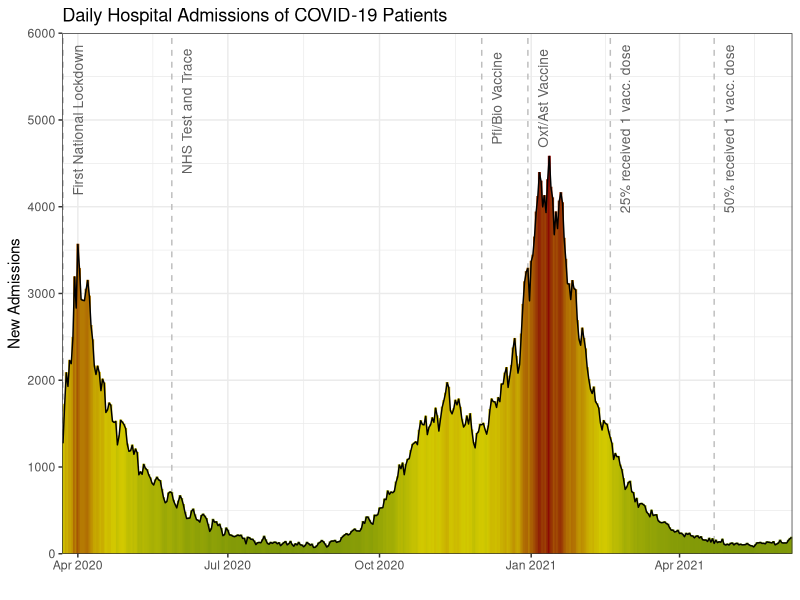
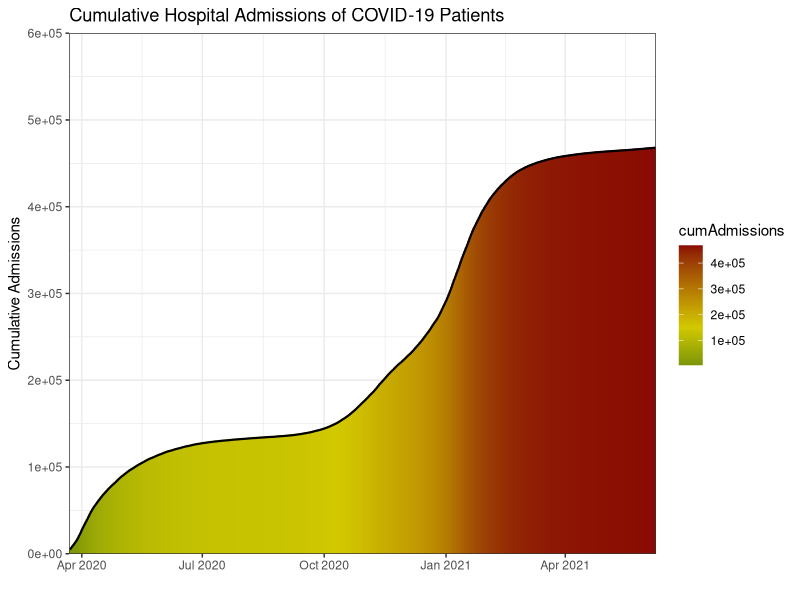
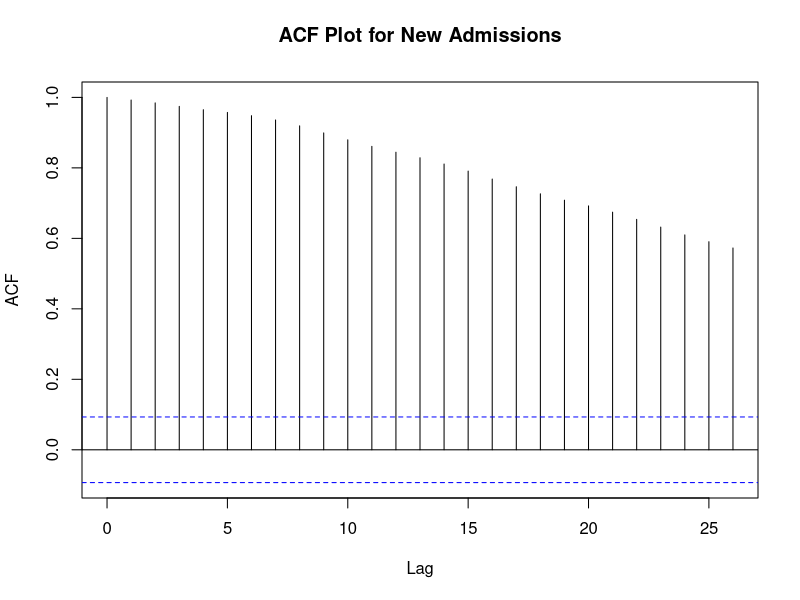
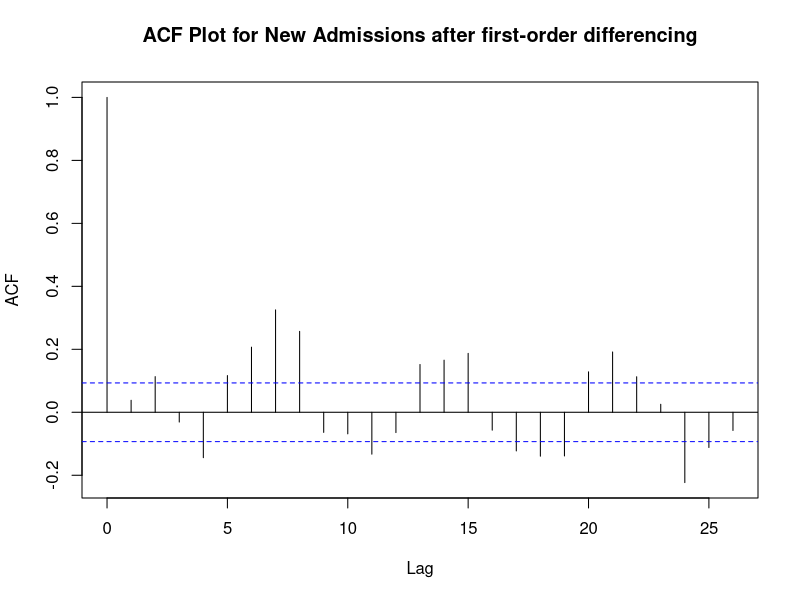
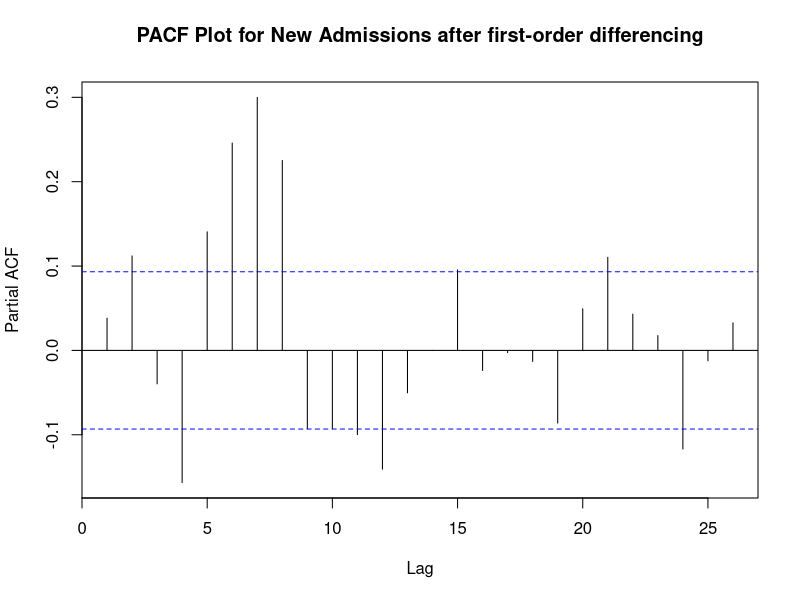
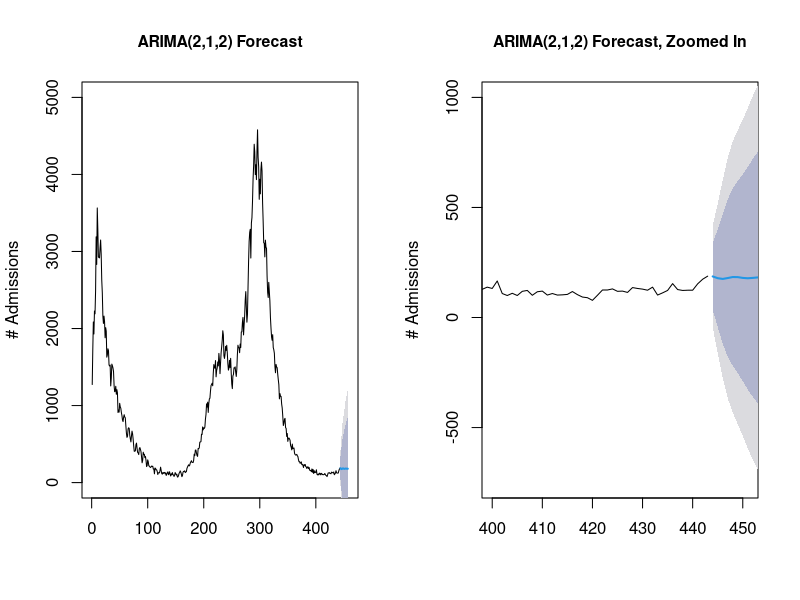

Write R code to recreate these figures, in order. (Note: this script raises an error after producing the figures.)

# Install/load packages ---------------------------------------------------
list_of_packages <- c("ggplot2", "dplyr", "magrittr", "gridExtra", "GGally",
                      "ggrepel", "forecast")
new_packages <- list_of_packages[!(list_of_packages %in% installed.packages()[,"Package"])]
if(length(new_packages)) install.packages(new_packages)

lapply(list_of_packages, require, character.only = TRUE)
rm(list_of_packages, new_packages)

# Load the data -----------------------------------------------------------

original_df <- read.csv('data_2021-Jun-28.csv')

# Validity check ----------------------------------------------------------

# Look at the overall structure of the data
str(original_df)

# Check for missing values
original_df[rowSums(is.na(original_df)) != 0,]

# Prepare data ------------------------------------------------------------

# Remove unnecessary columns
df <- original_df %>% select(-c("areaType", "areaName", "areaCode"))

# Format 'date' as a date object
df$date <- as.Date(df$date)
str(df)
summary(df)

# Splitting data into training and test set -------------------------------

# Specify the number of days that should be in the test set
no_days = 14
# Make the split into a training and a test set
test_df <- df %>% top_n(no_days) %>% arrange(date)
train_df <- df %>% top_n(-(nrow(df) - no_days)) %>% arrange(date)

rm(original_df, no_days)

# EDA ---------------------------------------------------------------------

summary(train_df)

#### Plot the daily new admissions ####
ggplot(data = train_df,
       aes(x = date,
           y = newAdmissions)) +
  # Add all relevant vertical lines
  geom_vline(xintercept = c(as.Date('2020-03-23'),
                            as.Date('2020-05-28'),
                            as.Date('2020-12-02'),
                            as.Date('2020-12-30'),
                            as.Date('2021-02-18'),
                            as.Date('2021-04-22')),
             linetype = 2, color = 'grey') +
  
  # Annotate the vertical lines
  annotate(x = as.Date('2020-03-23'), y = 5000, label = "First National Lockdown",
           vjust = 2, geom = "text", angle = 90, size = 3.5, col = '#616161') +
  annotate(x = as.Date('2020-05-28'), y = 5100, label = "NHS Test and Trace",
           vjust = 2, geom = "text", angle = 90, size = 3.5, col = '#616161') +
  annotate(x = as.Date('2020-12-02'), y = 5250, label = "Pfi/Bio Vaccine",
           vjust = 2, geom = "text", angle = 90, size = 3.5, col = '#616161') +
  annotate(x = as.Date('2020-12-30'), y = 5250, label = "Oxf/Ast Vaccine",
           vjust = 2, geom = "text", angle = 90, size = 3.5, col = '#616161') +
  annotate(x = as.Date('2021-02-18'), y = 4900, label = "25% received 1 vacc. dose",
           vjust = 2, geom = "text", angle = 90, size = 3.5, col = '#616161') +
  annotate(x = as.Date('2021-04-22'), y = 4900, label = "50% received 1 vacc. dose",
           vjust = 2, geom = "text", angle = 90, size = 3.5, col = '#616161') +
  
  # Add the bars and a line
  geom_bar(stat = 'identity', aes(col = newAdmissions, fill = newAdmissions)) +
  geom_line(col = 'black', lwd = 0.5) +
  
  # Add some aesthetics
  scale_fill_gradient2(low = "#035c09",
                        mid = '#d2c900',
                        high = "#8A0A03",
                        midpoint = 1500) +
  scale_color_gradient2(low = "#035c09",
                       mid = '#d2c900',
                       high = "#8A0A03",
                       midpoint = 1500) +
  ggtitle('Daily Hospital Admissions of COVID-19 Patients') +
  coord_cartesian( ylim=c(0, 6000), expand = FALSE ) +
  xlab('') +
  ylab('New Admissions') +
  theme_bw() +
  theme(legend.position = 'none')

#### Plot the daily cumulative admissions ####
ggplot(data = train_df,
       aes(x = date,
           y = cumAdmissions)) +
  
  geom_bar(stat = 'identity', aes(col = cumAdmissions, fill = cumAdmissions)) +
  geom_line(col = 'black', lwd = 0.75) +
  
  scale_fill_gradient2(low = "#035c09",
                       mid = '#d2c900',
                       high = "#8A0A03",
                       midpoint = 150000) +
  scale_color_gradient2(low = "#035c09",
                        mid = '#d2c900',
                        high = "#8A0A03",
                        midpoint = 150000) +
  ggtitle('Cumulative Hospital Admissions of COVID-19 Patients') +
  coord_cartesian( ylim=c(0, 600000), expand = FALSE ) +
  xlab('') +
  ylab('Cumulative Admissions') +
  theme_bw()

# Remove the cumulative admissions as we don't need it anymore
train_df <- train_df %>% select(-cumAdmissions)
test_df <- test_df %>% select(-cumAdmissions)

#### ACF/PACF ####

# Plot the ACF for new submissions
acf(train_df$newAdmissions, main = 'ACF Plot for New Admissions')

# The ACF plot suggests that the data is non-stationary, therefore we should
# try a first-order differencing technique
train_df_diff1 <- data.frame(diff = diff(train_df$newAdmissions,
                                        lag = 1,
                                        differences = 1),
                             ind = train_df$date[-1])

# Plot the ACF after first-order differencing
acf(train_df_diff1$diff, main = 'ACF Plot for New Admissions after first-order differencing')

# Plot the PACF after first-order differencing
pacf(train_df_diff1$diff, main = 'PACF Plot for New Admissions after first-order differencing')

# Model Building ----------------------------------------------------------

#### ARIMA ####

# Automatically find the best ARIMA model
arima_model <- auto.arima(train_df$newAdmissions,
                    ic = 'aicc')

# The best ARIMA model seems to be ARIMA(2,1,2)
summary(arima_model)

# Plot the forecast with a 95% confidence interval
par(mfrow = c(1,2))
plot(forecast(arima_model, h = 14),
     main = 'ARIMA(2,1,2) Forecast',
     ylab = '# Admissions',
     ylim = c(0, 5000),
     cex.main = 0.95)
plot(forecast(arima_model, h = 14),
     xlim = c(400,451),
     ylim = c(-750,1000),
     main = 'ARIMA(2,1,2) Forecast, Zoomed In',
     ylab = '# Admissions',
     cex.main = 0.95)

# Plot the forecast and actual data from the test set
colors <- c('Actual Train' = 'black', 'Predicted Train' = 'orange',
            'Predicted Test' = 'red', 'Actual Test' = 'blue')
forecast_plot1 <- ggplot() +
  geom_line(aes(x = train_df$date,
                y = train_df$newAdmissions,
                colour = 'Actual Train')) +
  geom_line(aes(x = train_df$date,
                y = arima_model$fitted,
                colour = 'Predicted Train'),
            alpha = 0.5) +
  geom_line(aes(x = test_df$date,
                y = forecast(arima_model, h = 14)$mean,
                colour = 'Predicted Test')) +
  geom_line(aes(x = test_df$date,
                y = test_df$newAdmissions,
                colour = 'Actual Test')) +
  labs(title = 'Predicted and Actual Number of New Covid-19 Admissions in the UK',
       x = '',
       y = '# New Admissions',
       color = 'Legend') +
  scale_color_manual(values = colors) +
  theme_bw()

# Zoom in to better see the forecast
forecast_plot2 <- forecast_plot +
  xlim(c(as.Date('2021-03-01'), as.Date('2021-07-01'))) +
  ylim(c(0, 1000))

grid.arrange(forecast_plot1, forecast_plot2)

# Calculate the RMSE for the forecast
arima_rmse <- sqrt(mean((forecast(arima_model, h = 14)$mean - test_df$newAdmissions)^2))

# Calculate the Coverage for the forecast
low95 <- forecast(arima_model, h = 14)$lower[,2]
upp95 <- forecast(arima_model, h = 14)$upper[,2]
arima_coverage <- sum(test_df$newAdmissions <= upp95 &
                      test_df$newAdmissions >= low95)

#### Triple Exponential Model ####

# Automatically find the best TEM model
tem_model <- ets(ts(train_df$newAdmissions))

# The best TEM model seems to be ETS(M,Ad,N)
summary(tem_model)

# Plot the forecast with a 95% confidence interval
plot(forecast(tem_model, h = 14),
     main = 'ETS(M, Ad, N) Forecast',
     ylab = '# Admissions',
     cex.main = 0.95)
plot(forecast(tem_model, h = 14),
     main = 'ETS(M, Ad, N) Forecast, Zoomed In',
     ylab = '# Admissions',
     xlim = c(400,451),
     ylim = c(0,350),
     cex.main = 0.95)

# Plot the forecast and actual data from the test set
colors <- c('Actual Train' = 'black', 'Predicted Train' = 'orange',
            'Predicted Test' = 'red', 'Actual Test' = 'blue')
forecast_plot1 <- ggplot() +
  geom_line(aes(x = train_df$date,
                y = train_df$newAdmissions,
                colour = 'Actual Train')) +
  geom_line(aes(x = train_df$date,
                y = tem_model$fitted,
                colour = 'Predicted Train'),
            alpha = 0.5) +
  geom_line(aes(x = test_df$date,
                y = forecast(tem_model, h = 14)$mean,
                colour = 'Predicted Test')) +
  geom_line(aes(x = test_df$date,
                y = test_df$newAdmissions,
                colour = 'Actual Test')) +
  labs(title = 'Predicted and Actual Number of New Covid-19 Admissions in the UK',
       x = '',
       y = '# New Admissions',
       color = 'Legend') +
  scale_color_manual(values = colors) +
  theme_bw()

# Zoom in to better see the forecast
forecast_plot2 <- forecast_plot1 +
  xlim(c(as.Date('2021-03-01'), as.Date('2021-07-01'))) +
  ylim(c(0, 1000))

grid.arrange(forecast_plot1, forecast_plot2)

# Calculate the RMSE for the forecast
tem_rmse <- sqrt(mean((forecast(tem_model, h = 14)$mean - test_df$newAdmissions)^2))

# Calculate the Coverage for the forecast
low95 <- forecast(tem_model, h = 14)$lower[,2]
upp95 <- forecast(tem_model, h = 14)$upper[,2]
tem_coverage <- sum(test_df$newAdmissions <= upp95 &
                        test_df$newAdmissions >= low95)

# Review ------------------------------------------------------------------
colors <- c('ARIMA' = '#00c3e3', 'TEM' = '#ff4554')
ggplot() +
  geom_point(aes(x = test_df$date,
                 y = forecast(arima_model, h = 14)$mean,
                 colour = 'ARIMA'),
             alpha = 0.5) +
  geom_line(aes(x = test_df$date,
                y = forecast(arima_model, h = 14)$mean,
                colour = 'ARIMA'),
            alpha = 0.5) +
  geom_point(aes(x = test_df$date,
                 y = forecast(tem_model, h = 14)$mean,
                 colour = 'TEM'),
             alpha = 0.5) +
  geom_line(aes(x = test_df$date,
                y = forecast(tem_model, h = 14)$mean,
                colour = 'TEM'),
            alpha = 0.5) +
  labs(title = 'Predicted Values of ARIMA and TEM',
       x = '',
       y = '# New Admissions',
       color = 'Legend') +
  scale_color_manual(values = colors) +
  theme_bw()
